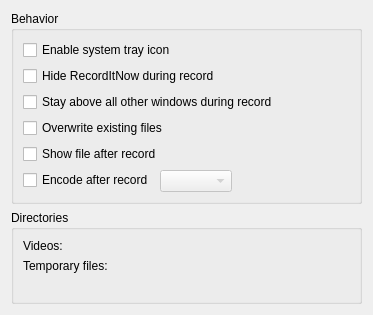
<?xml version="1.0" encoding="UTF-8"?>
<ui version="4.0">
 <class>Settings</class>
 <widget class="QWidget" name="Settings">
  <property name="geometry">
   <rect>
    <x>0</x>
    <y>0</y>
    <width>373</width>
    <height>315</height>
   </rect>
  </property>
  <property name="windowTitle">
   <string notr="true"/>
  </property>
  <layout class="QGridLayout" name="gridLayout">
   <property name="sizeConstraint">
    <enum>QLayout::SetMinAndMaxSize</enum>
   </property>
   <item row="0" column="0">
    <widget class="QGroupBox" name="groupBox">
     <property name="title">
      <string>Behavior </string>
     </property>
     <layout class="QFormLayout" name="formLayout_3">
      <property name="fieldGrowthPolicy">
       <enum>QFormLayout::ExpandingFieldsGrow</enum>
      </property>
      <item row="0" column="0" colspan="2">
       <widget class="QCheckBox" name="kcfg_tray">
        <property name="text">
         <string>Enable system tray icon</string>
        </property>
       </widget>
      </item>
      <item row="1" column="0" colspan="2">
       <widget class="QCheckBox" name="kcfg_hideOnRecord">
        <property name="text">
         <string>Hide RecordItNow during record</string>
        </property>
       </widget>
      </item>
      <item row="3" column="0" colspan="2">
       <widget class="QCheckBox" name="kcfg_overwrite">
        <property name="text">
         <string>Overwrite existing files</string>
        </property>
       </widget>
      </item>
      <item row="4" column="0" colspan="2">
       <widget class="QCheckBox" name="kcfg_showVideo">
        <property name="text">
         <string>Show file after record</string>
        </property>
       </widget>
      </item>
      <item row="6" column="0">
       <widget class="QCheckBox" name="kcfg_encode">
        <property name="text">
         <string>Encode after record</string>
        </property>
       </widget>
      </item>
      <item row="6" column="1">
       <widget class="KComboBox" name="encoderCombo">
        <property name="enabled">
         <bool>false</bool>
        </property>
        <property name="insertPolicy">
         <enum>QComboBox::InsertAlphabetically</enum>
        </property>
        <property name="sizeAdjustPolicy">
         <enum>QComboBox::AdjustToContents</enum>
        </property>
        <property name="frame">
         <bool>true</bool>
        </property>
       </widget>
      </item>
      <item row="2" column="0" colspan="2">
       <widget class="QCheckBox" name="kcfg_stayOnTop">
        <property name="text">
         <string>Stay above all other windows during record</string>
        </property>
       </widget>
      </item>
     </layout>
    </widget>
   </item>
   <item row="1" column="0">
    <widget class="QGroupBox" name="groupBox_2">
     <property name="title">
      <string>Directories</string>
     </property>
     <layout class="QFormLayout" name="formLayout_4">
      <property name="fieldGrowthPolicy">
       <enum>QFormLayout::ExpandingFieldsGrow</enum>
      </property>
      <item row="2" column="0">
       <widget class="QLabel" name="label_2">
        <property name="text">
         <string>Videos:</string>
        </property>
        <property name="buddy">
         <cstring>kcfg_videoDir</cstring>
        </property>
       </widget>
      </item>
      <item row="2" column="1">
       <widget class="KUrlRequester" name="kcfg_videoDir">
        <property name="mode">
         <set>KFile::Directory|KFile::ExistingOnly|KFile::LocalOnly</set>
        </property>
       </widget>
      </item>
      <item row="3" column="0">
       <widget class="QLabel" name="label">
        <property name="text">
         <string>Temporary files:</string>
        </property>
        <property name="wordWrap">
         <bool>true</bool>
        </property>
        <property name="buddy">
         <cstring>kcfg_workDir</cstring>
        </property>
       </widget>
      </item>
      <item row="3" column="1">
       <widget class="KUrlRequester" name="kcfg_workDir">
        <property name="mode">
         <set>KFile::Directory|KFile::ExistingOnly|KFile::LocalOnly</set>
        </property>
       </widget>
      </item>
     </layout>
    </widget>
   </item>
  </layout>
 </widget>
 <customwidgets>
  <customwidget>
   <class>KUrlRequester</class>
   <extends>QFrame</extends>
   <header>kurlrequester.h</header>
  </customwidget>
  <customwidget>
   <class>KComboBox</class>
   <extends>QComboBox</extends>
   <header>kcombobox.h</header>
  </customwidget>
 </customwidgets>
 <tabstops>
  <tabstop>kcfg_tray</tabstop>
  <tabstop>kcfg_hideOnRecord</tabstop>
  <tabstop>kcfg_stayOnTop</tabstop>
  <tabstop>kcfg_overwrite</tabstop>
  <tabstop>kcfg_showVideo</tabstop>
  <tabstop>kcfg_encode</tabstop>
  <tabstop>encoderCombo</tabstop>
  <tabstop>kcfg_videoDir</tabstop>
  <tabstop>kcfg_workDir</tabstop>
 </tabstops>
 <resources/>
 <connections>
  <connection>
   <sender>kcfg_encode</sender>
   <signal>toggled(bool)</signal>
   <receiver>encoderCombo</receiver>
   <slot>setEnabled(bool)</slot>
   <hints>
    <hint type="sourcelabel">
     <x>62</x>
     <y>153</y>
    </hint>
    <hint type="destinationlabel">
     <x>91</x>
     <y>225</y>
    </hint>
   </hints>
  </connection>
 </connections>
</ui>
